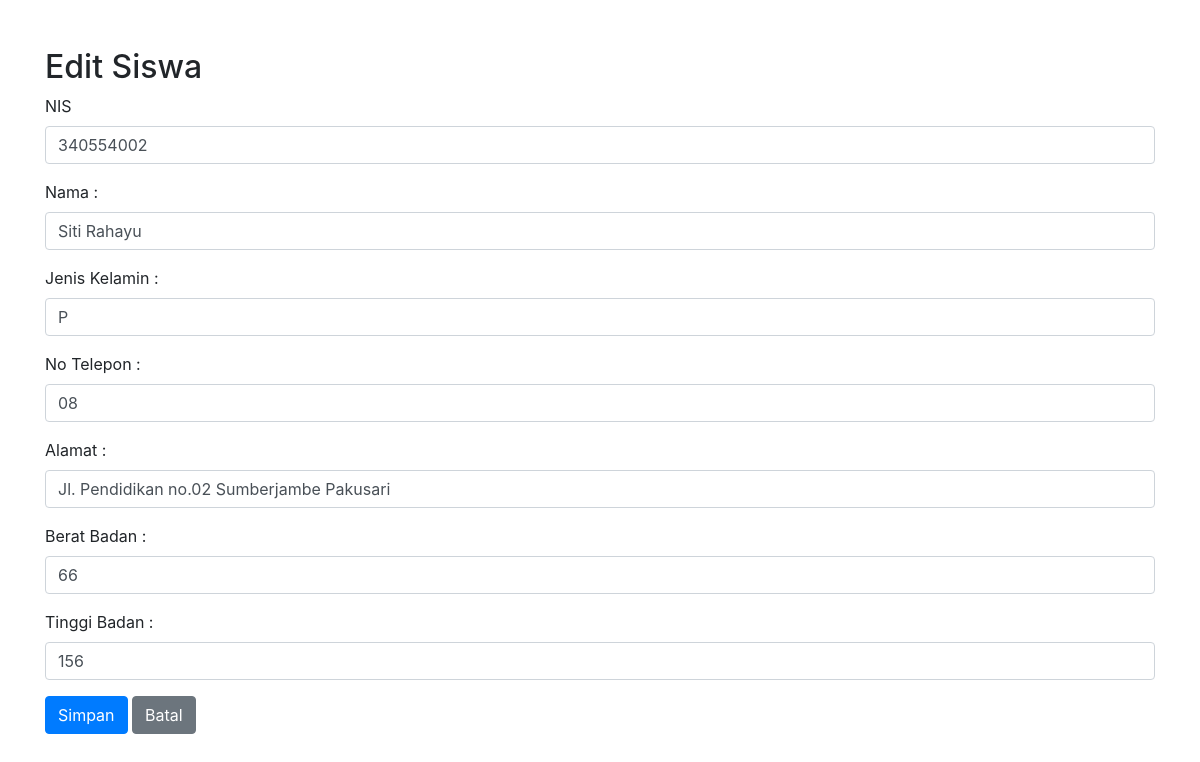
Page /edit.php?id=2 on the committed database.
### tables this page shows
CREATE TABLE `karyawan` (
  `id` int(50) NOT NULL,
  `nis` int(50) NOT NULL,
  `nama` varchar(100) NOT NULL,
  `jeniskelamin` varchar(50) NOT NULL,
  `noTelepon` varchar(15) NOT NULL,
  `alamat` varchar(100) NOT NULL,
  `beratBadan` varchar(10) NOT NULL,
  `tinggiBadan` varchar(10) NOT NULL
);

### edit.php (the view, shortened to what this page needs)
<?php
include 'koneksi.php';
$id = $_GET["id"];
$sql = "SELECT * FROM karyawan WHERE id='$id'";
$result = $conn->query($sql);
$row = $result->fetch_assoc();
?>
<!DOCTYPE html>
<html>
<head>
    <link rel="stylesheet" href="https://maxcdn.bootstrapcdn.com/bootstrap/4.5.2/css/bootstrap.min.css">
</head>
<body>
<div class="container mt-5">
    <h2>Edit Siswa</h2>
    <form method="post">
        <div class="form-group">
            <label>NIS</label>
            <input type="text" name="nis" class="form-control" value="<?php echo $row['nis']; ?>" required>
        </div>
        <div class="form-group">
            <label>Nama : </label>
            <input type="text" name="nama" class="form-control" value="<?php echo $row['nama']; ?>" required>
        </div>
        <div class="form-group">
            <label>Jenis Kelamin : </label>
            <input type="text" name="jeniskelamin" class="form-control" value="<?php echo $row['jeniskelamin']; ?>" required>
        </div>
        <div class="form-group">
            <label>No Telepon : </label>
            <input type="text" name="noTelepon" class="form-control" value="<?php echo $row['noTelepon']; ?>" required>
        </div>
        <div class="form-group">
            <label>Alamat : </label>
            <input type="text" name="alamat" class="form-control" value="<?php echo $row['alamat']; ?>" required>
        </div>
        <div class="form-group">
            <label>Berat Badan : </label>
            <input type="text" name="beratBadan" class="form-control" value="<?php echo $row['beratBadan']; ?>" required>
        </div>
        <div class="form-group">
            <label>Tinggi Badan : </label>
            <input type="text" name="tinggiBadan" class="form-control" value="<?php echo $row['tinggiBadan']; ?>" required>
        </div>
        <button type="submit" class="btn btn-primary">Simpan</button>
        <a href="index.php" class="btn btn-secondary">Batal</a>
    </form>
</div>
</body>
</html>

### rows in the picture
karyawan: nis "340554002", nama "Siti Rahayu", jeniskelamin "P", noTelepon "08", alamat "Jl. Pendidikan no.02 Sumberjambe Pakusari", beratBadan "66", tinggiBadan "156"
